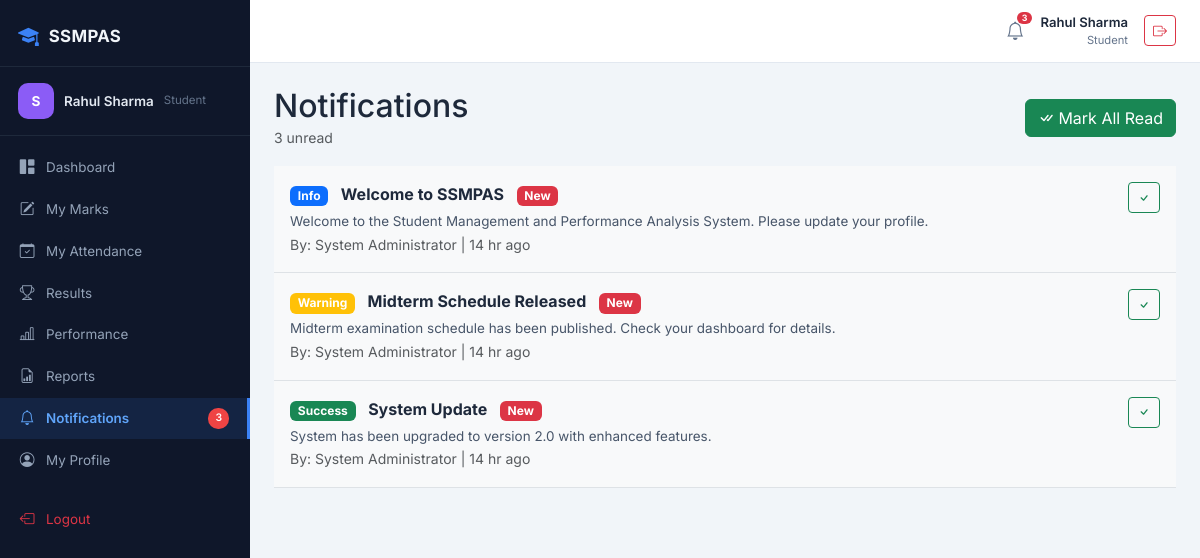
Screenshot of /student/notifications.php (signed in) with the database file from the repository.
### tables this page shows
CREATE TABLE `notifications` (
    `id` INT AUTO_INCREMENT PRIMARY KEY,
    `title` VARCHAR(200) NOT NULL,
    `message` TEXT NOT NULL,
    `type` ENUM('info', 'warning', 'success', 'danger') NOT NULL DEFAULT 'info',
    `target_role` ENUM('all', 'admin', 'teacher', 'student') NOT NULL DEFAULT 'all',
    `target_user_id` INT DEFAULT NULL,
    `is_read` TINYINT(1) NOT NULL DEFAULT 0,
    `created_by` INT DEFAULT NULL,
    `created_at` TIMESTAMP DEFAULT CURRENT_TIMESTAMP,
    INDEX `idx_target_role` (`target_role`),
    INDEX `idx_target_user` (`target_user_id`),
    INDEX `idx_is_read` (`is_read`),
    FOREIGN KEY (`target_user_id`) REFERENCES `users`(`id`) ON DELETE CASCADE,
    FOREIGN KEY (`created_by`) REFERENCES `users`(`id`) ON DELETE SET NULL
);

CREATE TABLE `users` (
    `id` INT AUTO_INCREMENT PRIMARY KEY,
    `name` VARCHAR(100) NOT NULL,
    `email` VARCHAR(150) NOT NULL,
    `password` VARCHAR(255) NOT NULL,
    `role` ENUM('admin', 'teacher', 'student') NOT NULL DEFAULT 'student',
    `profile_photo` VARCHAR(255) DEFAULT NULL,
    `is_active` TINYINT(1) NOT NULL DEFAULT 1,
    `last_login` DATETIME DEFAULT NULL,
    `created_at` TIMESTAMP DEFAULT CURRENT_TIMESTAMP,
    `updated_at` TIMESTAMP DEFAULT CURRENT_TIMESTAMP ON UPDATE CURRENT_TIMESTAMP,
    UNIQUE KEY `uk_email` (`email`),
    INDEX `idx_role` (`role`),
    INDEX `idx_is_active` (`is_active`)
);

### includes/helpers.php (called while the page is built, shortened)
<?php
function time_ago($datetime) {
    $time = strtotime($datetime);
    $diff = time() - $time;
    if ($diff < 86400) return floor($diff / 3600) . ' hr ago';
    return date('M d, Y', $time);
}
function e($string) {
    return htmlspecialchars($string ?? '', ENT_QUOTES, 'UTF-8');
}

### student/notifications.php (the view, shortened to what this page needs)
<?php
include "../config/db.php";
include "../includes/helpers.php";
$uid = $_SESSION['user_id'];
$notifications = $conn->prepare("SELECT n.*, u.name AS creator_name FROM notifications n LEFT JOIN users u ON n.created_by=u.id WHERE n.target_role='all' OR n.target_role='student' OR n.target_user_id=? ORDER BY n.created_at DESC LIMIT 30");
$notifications->execute([$uid]); $notifications = $notifications->fetchAll();
$unread_stmt = $conn->prepare("SELECT COUNT(*) FROM notifications WHERE is_read=0 AND (target_role='all' OR target_role='student' OR target_user_id=?)");
$unread_stmt->execute([$uid]); $unread = (int)$unread_stmt->fetchColumn();
include "../includes/header.php";
include "../includes/sidebar_student.php";
include "../includes/topbar.php";
?>
<div class="layout"><div class="main-content"><div class="content">
<div class="d-flex justify-content-between align-items-center mb-3">
    <div><h2 class="mb-0">Notifications</h2><small class="text-muted"><?= $unread ?> unread</small></div>
    <?php if($unread>0): ?>
    <a href="notifications.php?mark_read=all" class="btn btn-success"><i class="bi bi-check-all me-1"></i>Mark All Read</a>
    <?php endif; ?>
</div>
<?php foreach($notifications as $n): ?>
<div class="border-bottom p-3 <?= !$n['is_read'] ? 'bg-light' : '' ?>">
    <div class="d-flex justify-content-between align-items-start">
        <div>
            <span class="badge bg-<?= $n['type']==='info'?'primary':($n['type']==='warning'?'warning':($n['type']==='success'?'success':'danger')) ?> me-2"><?= e(ucfirst($n['type'])) ?></span>
            <strong><?= e($n['title']) ?></strong>
            <?php if(!$n['is_read']): ?><span class="badge bg-danger ms-2">New</span><?php endif; ?>
            <p class="mb-0 mt-1" style="font-size:.84rem;color:#475569"><?= e($n['message']) ?></p>
            <small class="text-muted">By: <?= e($n['creator_name']??'System') ?> | <?= time_ago($n['created_at']) ?></small>
        </div>
        <?php if(!$n['is_read']): ?>
        <a href="notifications.php?mark_read=<?= $n['id'] ?>" class="btn btn-sm btn-outline-success"><i class="bi bi-check"></i></a>
        <?php endif; ?>
    </div>
</div>
<?php endforeach; if(!$notifications): ?><div class="empty-state py-5"><i class="bi bi-bell-slash"></i><h3>No notifications</h3></div><?php endif; ?>
</div></div></div>

### assets/css/dashboard.css (style rules this page uses)
*,*::before,*::after { box-sizing:border-box;margin:0;padding:0 }
html { scroll-behavior:smooth }
body { font-family:'Inter','Segoe UI',sans-serif;background:#f1f5f9;color:#1e293b;line-height:1.55;overflow-x:hidden }
a { text-decoration:none;color:inherit }
.layout { display:flex;min-height:100vh }
.main-content { flex:1;margin-left:250px;padding:0;display:flex;flex-direction:column;min-height:100vh }
.content { padding:24px;flex:1 }

### rows the page displays
notifications: type "Info", title "Welcome to SSMPAS", is_read "New", message "Welcome to the Student Management and Performance Analysis System. Please update your profile.", created_by.name "System Administrator", created_at "14 hr ago"
notifications: type "Warning", title "Midterm Schedule Released", is_read "New", message "Midterm examination schedule has been published. Check your dashboard for details.", created_by.name "System Administrator", created_at "14 hr ago"
notifications: type "Success", title "System Update", is_read "New", message "System has been upgraded to version 2.0 with enhanced features.", created_by.name "System Administrator", created_at "14 hr ago"

### other values shown
$_SESSION['name'] "Rahul Sharma"
$noti_count "3"
$_SESSION['role'] "Student"
$unread "3"
